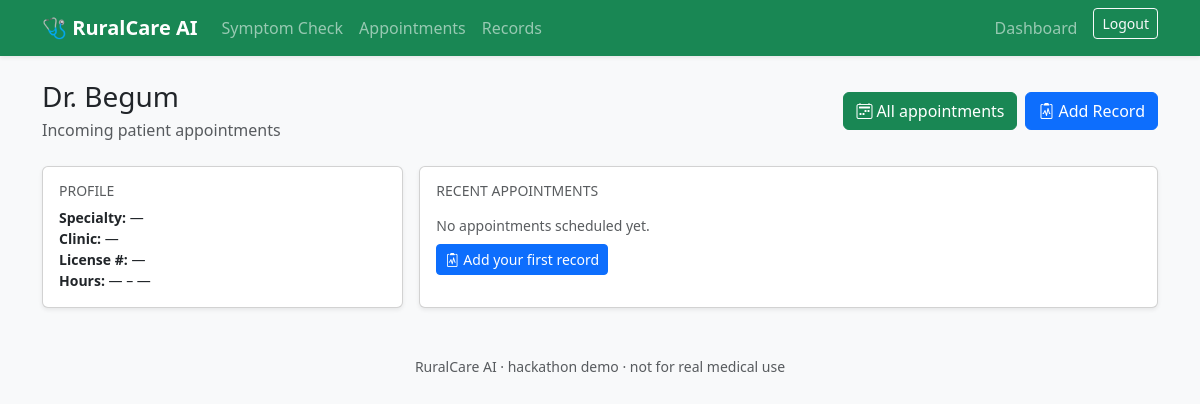
The page /accounts/dashboard/doctor/ (signed in) on the database its author committed.
### accounts/models.py (models this page shows, shortened)
class Doctor(models.Model):
    user = models.OneToOneField(
        settings.AUTH_USER_MODEL,
        on_delete=models.CASCADE,
        related_name='doctor',
    )
    specialty = models.CharField(max_length=120, blank=True)
    license_number = models.CharField(max_length=60, blank=True)
    clinic_name = models.CharField(max_length=120, blank=True)
    available_from = models.TimeField(null=True, blank=True)
    available_to = models.TimeField(null=True, blank=True)
    created_at = models.DateTimeField(auto_now_add=True)
    class Meta:
        ordering = ['user__first_name', 'user__last_name']

### accounts/views.py (the view)
# urls.py: path('dashboard/doctor/', views.doctor_dashboard, name='doctor_dashboard'),
@login_required
def doctor_dashboard(request):
    user = request.user
    doctor = getattr(user, 'doctor', None)
    if not doctor:
        messages.error(request, 'No doctor profile attached to your account.')
        return redirect('home')
    from healthcare.models import Appointment
    appointments = (
        Appointment.objects.filter(doctor=doctor)
        .select_related('patient__user')
        .order_by('-scheduled_for')[:5]
    )
    return render(
        request,
        'accounts/doctor_dashboard.html',
        {
            'doctor': doctor,
            'appointments': appointments,
        },
    )

### templates/accounts/doctor_dashboard.html (shortened to what this page needs)
{% extends 'base.html' %}
{% block content %}
<div class="d-flex flex-wrap justify-content-between align-items-center mb-4">
  <div>
    <h1 class="h3 mb-1">Dr. {{ user.last_name|default:user.username }}</h1>
    <p class="text-muted mb-0">Incoming patient appointments</p>
  </div>
  <div class="d-flex gap-2 flex-wrap">
    <a href="{% url 'healthcare:appointment_list' %}" class="btn btn-success">
      <i class="bi bi-calendar2-week me-1"></i>All appointments
    </a>
    <a href="{% url 'healthcare:record_create' %}" class="btn btn-primary">
      <i class="bi bi-clipboard2-pulse me-1"></i>Add Record
    </a>
  </div>
</div>
<div class="row g-3">
  <div class="col-md-4">
    <div class="card shadow-sm h-100">
      <div class="card-body">
        <h6 class="text-muted text-uppercase small">Profile</h6>
        <ul class="list-unstyled small mb-0">
          <li><strong>Specialty:</strong> {{ doctor.specialty|default:'—' }}</li>
          <li><strong>Clinic:</strong> {{ doctor.clinic_name|default:'—' }}</li>
          <li><strong>License #:</strong> {{ doctor.license_number|default:'—' }}</li>
          <li><strong>Hours:</strong>
            {{ doctor.available_from|default:'—' }} – {{ doctor.available_to|default:'—' }}
          </li>
        </ul>
      </div>
    </div>
  </div>
  <div class="col-md-8">
    <div class="card shadow-sm h-100">
      <div class="card-body">
        <h6 class="text-muted text-uppercase small mb-3">Recent appointments</h6>
        {% if appointments %}
          <div class="table-responsive">
            <table class="table table-sm align-middle mb-0">
              <thead>
                <tr>
                  <th>When</th>
                  <th>Patient</th>
                  <th>Reason</th>
                  <th>Status</th>
                  <th>Actions</th>
                </tr>
              </thead>
              <tbody>
                {% for a in appointments %}
                  <tr>
                    <td class="small">{{ a.scheduled_for|date:'Y-m-d H:i' }}</td>
                    <td>{{ a.patient }}</td>
                    <td>{{ a.reason|default:'—' }}</td>
                    <td>
                      <span class="badge
                        {% if a.status == 'pending' %}bg-warning text-dark
                        {% elif a.status == 'confirmed' %}bg-success
                        {% elif a.status == 'completed' %}bg-secondary
                        {% else %}bg-danger{% endif %}">
                        {{ a.get_status_display }}
                      </span>
                    </td>
                    <td>
                      <div class="d-flex gap-1 flex-wrap">
                        {% if a.status == 'pending' %}
                          <form method="post" action="{% url 'healthcare:appointment_confirm' a.pk %}" class="d-inline">
                            {% csrf_token %}
                            <button type="submit" class="btn btn-sm btn-outline-success">Confirm</button>
                          </form>
                        {% endif %}
                        <a href="{% url 'healthcare:record_create_for_appointment' a.pk %}" class="btn btn-sm btn-outline-primary">
                          <i class="bi bi-clipboard2-pulse"></i> Record
                        </a>
                      </div>
                    </td>
                  </tr>
                {% endfor %}
              </tbody>
            </table>
          </div>
        {% else %}
          <p class="text-muted small mb-0">No appointments scheduled yet.</p>
          <a href="{% url 'healthcare:record_create' %}" class="btn btn-sm btn-primary mt-2">
            <i class="bi bi-clipboard2-pulse me-1"></i>Add your first record
          </a>
        {% endif %}
      </div>
    </div>
  </div>
</div>
{% endblock %}

### rows shown on the page
Doctor: specialty "—", clinic_name "—", license_number "—", available_from "—", available_to "—"

### other values the page prints
{{ user.last_name|default:user.username }} "Begum"
